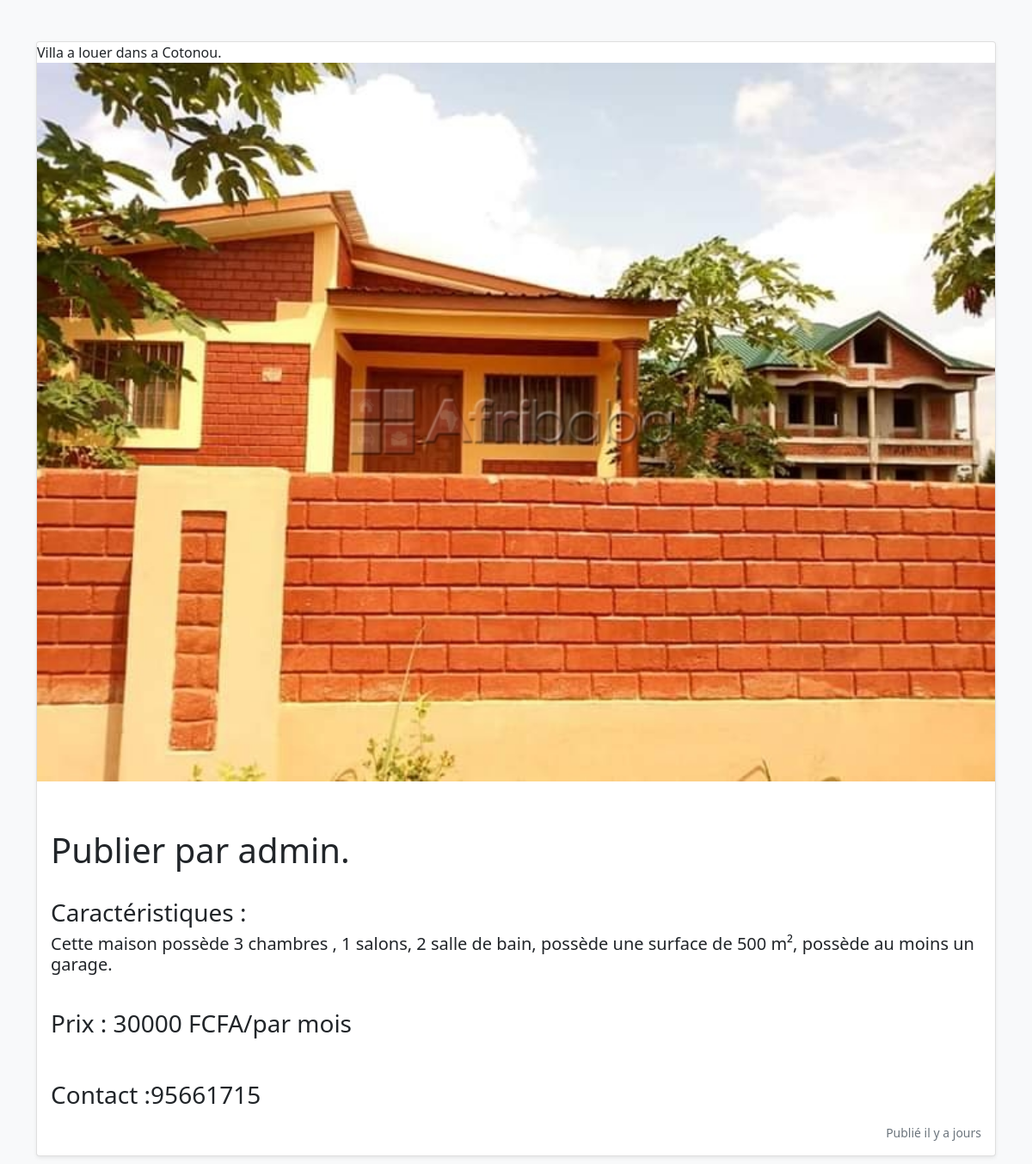
/afficherannonce.php?idannonce=18, run on the app's committed database.
### tables this page shows
CREATE TABLE `logement` (
  `id` int(11) NOT NULL,
  `titre` varchar(5000) NOT NULL,
  `adresse` varchar(5000) NOT NULL,
  `prix` int(11) NOT NULL,
  `image` varchar(500) NOT NULL,
  `carac` varchar(10000) NOT NULL,
  `departement` varchar(50) NOT NULL,
  `type` varchar(50) NOT NULL,
  `status` int(11) NOT NULL DEFAULT 1,
  `categorie` varchar(255) NOT NULL,
  `login_createur` varchar(255) NOT NULL,
  `telephone` int(11) NOT NULL,
  `date` date NOT NULL DEFAULT '2002-02-27'
);

### afficherannonce.php (the view, shortened to what this page needs)
<!DOCTYPE html>
<html>
  <head>
    <link rel="stylesheet" href="test.css">
    <link href="css/bootstrap.min.css" rel="stylesheet">
  </head>
  <body>
<?php
require_once('connection.php');
$id=$_GET['idannonce'];
 $requete="SELECT *from logement  WHERE id='$id'";
 $resultat=mysqli_query($conn, $requete);
 $ligne=mysqli_fetch_assoc($resultat);
?>
<div id="conta">
  <div class="album py-5 bg-light">
      <div class="container">
          <div class="col">
              <div class="card shadow-sm">
                <?php echo $ligne['titre']."."?>
                <img src='<?php echo $ligne['image']?>' alt="Image" height="auto" width="auto"  ><br>
                <div class="card-body">
                  <p class="card-text">
                     <?php echo "<h1>Publier par  ".$ligne['login_createur'].".</h1>";$log=$ligne['login_createur'];?><br>
                    <?php echo "<h3>Caractéristiques :<h3>"?>
                    <?php echo "<h5>".$ligne['carac']." <h5>"?><br>
                    <?php echo "<h3>Prix : ".$ligne['prix']." FCFA/par mois<h3>"?><br>
                    <?php echo "<h3>Contact :".$ligne['telephone']."</h3>"?>
                  </p>
                  <div class="d-flex justify-content-between align-items-center">
                    <?php
                      $sql = "SELECT CURDATE() AS dat";
                      $result=mysqli_query($conn,$sql);
                      $li=mysqli_fetch_assoc($result);
                      $date=$li['dat'];
                      $date2=$ligne['date'];
                      $req="SELECT DATEDIFF('$date','$date2') AS nb_jours";
                      $tmp=mysqli_query($conn,$req);
                      $lligne=mysqli_fetch_assoc($tmp);
                      ?>
                    <small class="text-muted">Publié il y a <?php echo $lligne['nb_jours'] ?> jours </small>
                  </div>
                </div>
              </div>
        </div>
       </div>
  </div>
</div>
</body>
</html>

### css/test.css (style rules this page uses)
body { background: none; }

### data on the page
logement: titre "Villa a louer dans a Cotonou", image (picture), login_createur "admin", carac "Cette maison possède 3 chambres , 1 salons, 2 salle de bain, possède une surface de 500 m², possède au moins un garage.", prix "30000", telephone "95661715"
